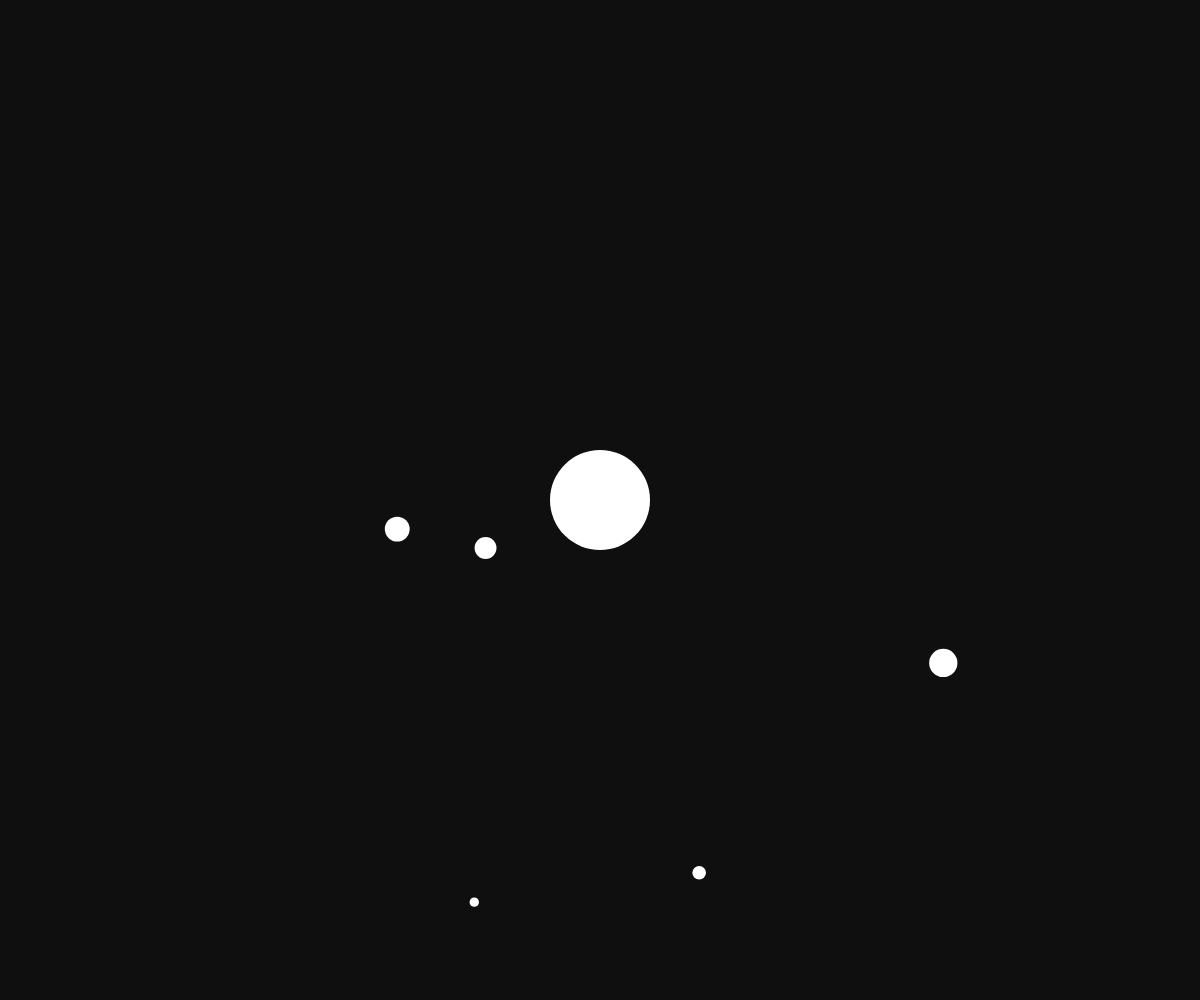
Frame 1 (no input)
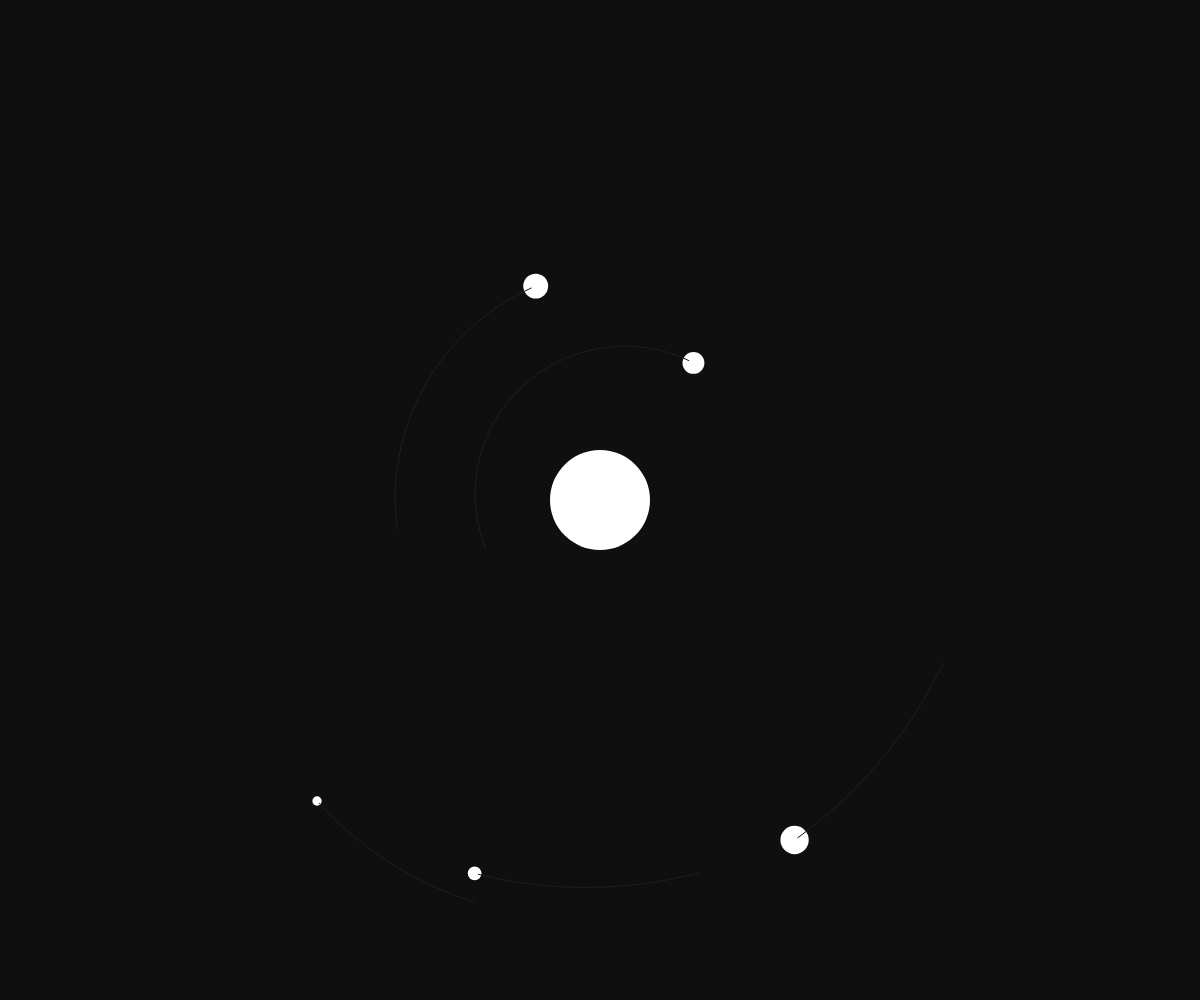
Frame 60 (no input)
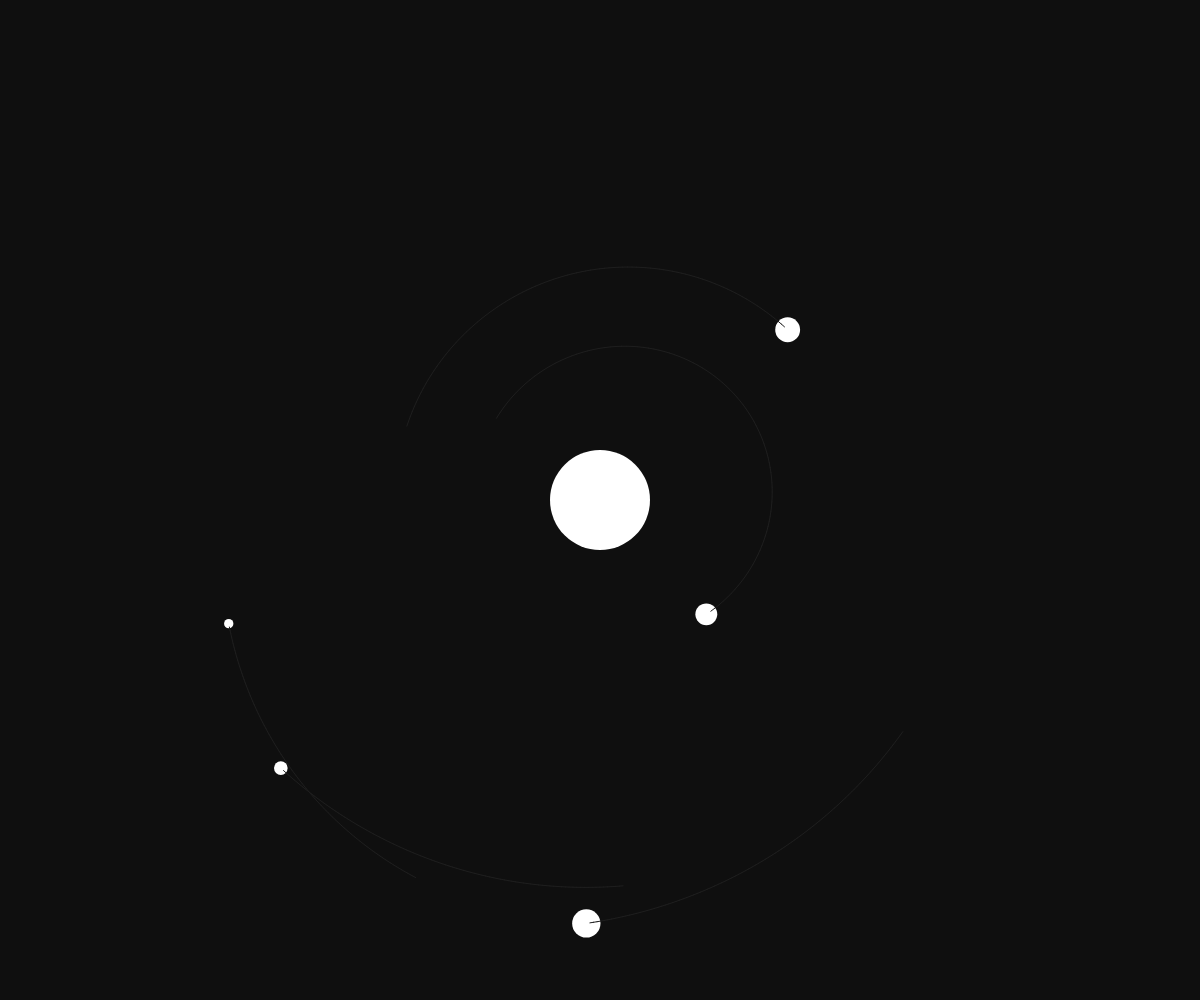
Frame 120 (the mouse pressed at the canvas centre since frame 60)

The p5.js sketch that drew these frames (run headless with seeded random() and noise() and a simulated clock; from frame 60 on, the mouse is pressed at the canvas centre):

// p5.js sketch
// ── sketch.js
let sun
let planets = []
let G = 50
let numPlanets = 5
let destabilise = 0.15

// setup


function setup() {
  createCanvas(windowWidth, windowHeight);
  sun = new Body(100, createVector(0,0), createVector(0,0))

for (let i = 0; i < numPlanets; i++){

  let r = random(sun.r, (windowWidth / 2, windowHeight / 2))
  let theta = random(TWO_PI)
  let planetsPos = createVector(r*cos(theta), r*sin(theta))

  let planetsVel = planetsPos.copy()
  planetsVel.rotate(HALF_PI)
  planetsVel.setMag( sqrt(G*sun.mass/planetsPos.mag()))
  planetsVel.mult( random(1 - destabilise, 1 + destabilise))
  planets.push ( new Body(random(5, 30), planetsPos, planetsVel) )

  }
}

function draw() {
  translate(windowWidth / 2, windowHeight / 2)
  background(15)
  for (let i = 0; i < planets.length; i++) {
    sun.attract(planets[i])
    planets[i].update()
    planets[i].show()

  }
  sun.show();
}



// physics

function Body(_mass, _pos, _vel) {
  this.mass = _mass
  this.pos = _pos
  this.vel = _vel
  this.r = this.mass
  this.path = []

  this.show = function(){
    noStroke(); fill(255);
    ellipse(this.pos.x, this.pos.y, this.r, this.r)
    stroke(30);
    for (let i = 0; i < this.path.length - 2; i++) {
      line(this.path[i].x, this.path[i].y, this.path[i+1].x, this.path[i+1].y)
    }
  }

  this.update = function() {
    this.pos.x += this.vel.x
    this.pos.y += this.vel.y
    this.path.push(this.pos.copy())
    if (this.path.length > 100) {
      this.path.splice(0, 1)
    }
  }

  this.applyForce = function(f) {
    this.vel.x += f.x / this.mass
    this.vel.y += f.y / this.mass
  }

  this.attract = function(child) {
    let r = dist(this.pos.x, this.pos.y, child.pos.x, child.pos.y);
    let f = this.pos.copy().sub(child.pos);
    f.setMag( (G * this.mass * child.mass) / (r * r));
    child.applyForce(f);
  }
}
